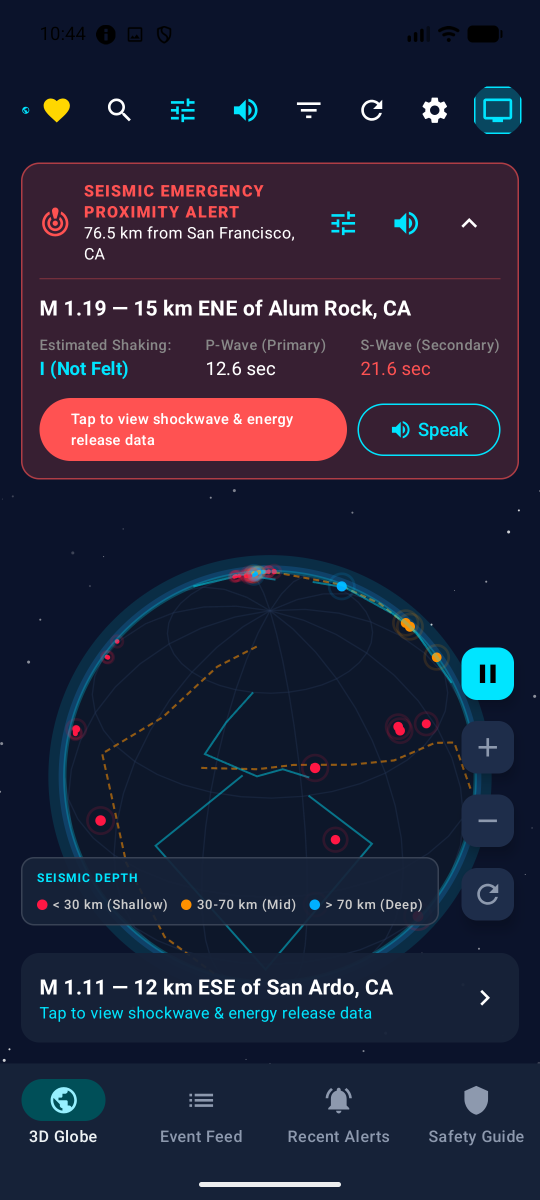
#> input picture screenshots/mobile/01_globe_main.png, 1080 x 2400 px (shown at 1/2 size)
$ python create_store_screenshots.py
#> lines starting #> are read from the running program, lines starting #| are printed output that depends on the picture; after the words box and inside, x2 and y2 are one past the last pixel; in counts of white or black regions, pixels touching at a corner belong together
#!/usr/bin/env python3
import os
import shutil
from PIL import Image, ImageDraw, ImageFont

WIDTH, HEIGHT = 1080, 2400

PHONE_CARDS = [
    {
        "badge": "3D SEISMIC VISUALIZATION",
        "title": "Interactive 3D Earth Globe",
        "subtitle": "Real-time USGS earthquake monitoring & tectonic plate arcs",
        "src": "screenshots/mobile/01_globe_main.png",
        "dst": "screenshots/store_listing/phone/01_3d_seismic_globe.png"
    },
    {
        "badge": "EARTHQUAKE PHYSICS",
        "title": "Wave Propagation Simulator",
        "subtitle": "Precise P & S wave arrival countdowns & TNT energy equivalent",
        "src": "screenshots/mobile/02_earthquake_detail.png",
        "dst": "screenshots/store_listing/phone/02_wave_propagation_simulator.png"
    },
    {
        "badge": "GLOBAL EVENT TELEMETRY",
        "title": "Worldwide Seismic Feed",
        "subtitle": "Live magnitude filters, focal depth indicators & felt reports",
        "src": "screenshots/mobile/03_event_feed.png",
        "dst": "screenshots/store_listing/phone/03_worldwide_event_feed.png"
    },
    {
        "badge": "HISTORICAL INSIGHTS",
        "title": "30-Day Trend Analytics",
        "subtitle": "Deep seismic frequency histograms & magnitude distribution",
        "src": "screenshots/mobile/04_seismic_analytics.png",
        "dst": "screenshots/store_listing/phone/04_seismic_trend_analytics.png"
    },
    {
        "badge": "PERSONAL PROTECTION",
        "title": "Immediate Proximity Alerts",
        "subtitle": "Continuous tremor detection within your designated safety radius",
        "src": "screenshots/mobile/05_recent_alerts.png",
        "dst": "screenshots/store_listing/phone/05_proximity_alerts_history.png"
    },
    {
        "badge": "LIFE-SAVING ACTION",
        "title": "Emergency Safety Protocols",
        "subtitle": "Instant Drop-Cover-Hold guidance & post-quake recovery checklist",
        "src": "screenshots/mobile/06_safety_guide.png",
        "dst": "screenshots/store_listing/phone/06_emergency_safety_protocols.png"
    },
    {
        "badge": "ACCESSIBLE ALERTS",
        "title": "Custom Radius & TTS Audio",
        "subtitle": "Fine-tune seismic thresholds, speech announcements & sirens",
        "src": "screenshots/mobile/07_proximity_settings.png",
        "dst": "screenshots/store_listing/phone/07_custom_radius_tts_audio.png"
    },
    {
        "badge": "EXPERIENCE & CONTROLS",
        "title": "Seismic Haptics & Dark Theme",
        "subtitle": "Shake-to-refresh g-force calibration & deep AMOLED themes",
        "src": "screenshots/mobile/08_support_development.png",
        "dst": "screenshots/store_listing/phone/08_seismic_haptics_dark_theme.png"
    }
]

TV_CARDS = [
    ("screenshots/tv/01_tv_screensaver_overview.png", "screenshots/store_listing/tv/01_tv_ambient_screensaver.png"),
    ("screenshots/tv/02_tv_quake_telemetry.png", "screenshots/store_listing/tv/02_tv_continuous_telemetry.png"),
    ("screenshots/tv/03_tv_quake_detail_dialog.png", "screenshots/store_listing/tv/03_tv_scientific_modal_dialog.png"),
    ("screenshots/tv/04_tv_cycle_next.png", "screenshots/store_listing/tv/04_tv_remote_dpad_cycling.png"),
    ("screenshots/tv/05_tv_cycle_prev.png", "screenshots/store_listing/tv/05_tv_fault_line_mapping.png"),
    ("screenshots/tv/06_tv_paused_state.png", "screenshots/store_listing/tv/06_tv_freeze_telemetry_inspection.png"),
    ("screenshots/tv/07_tv_major_magnitude_focus.png", "screenshots/store_listing/tv/07_tv_major_subduction_zones.png"),
    ("screenshots/tv/08_tv_global_seismicity.png", "screenshots/store_listing/tv/08_tv_global_ring_of_fire.png")
]

def make_gradient_bg(w, h):
#> called with w = 1080, h = 2400
    im = Image.new("RGB", (w, h), (7, 12, 22))
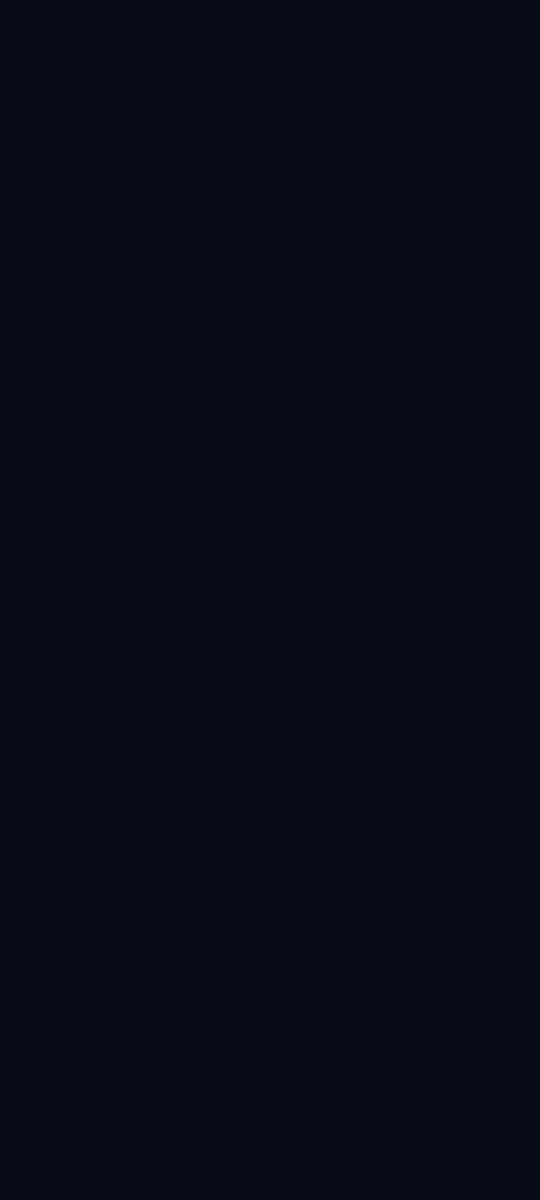
#> im: PIL image 1080x2400 RGB (shown at 1/2 size); mean R, G, B 7, 12, 22
    draw = ImageDraw.Draw(im)

    # Smooth background gradient from top to bottom
    for y in range(h):
        factor = y / h
        r = int(7 * (1 - factor) + 12 * factor)
        g = int(12 * (1 - factor) + 20 * factor)
        b = int(22 * (1 - factor) + 36 * factor)
        draw.line([(0, y), (w, y)], fill=(r, g, b))

    return im

def round_corners(im, radius):
    mask = Image.new('L', im.size, 0)
    draw = ImageDraw.Draw(mask)
    draw.rounded_rectangle([(0, 0), im.size], radius, fill=255)
    result = im.copy()
    result.putalpha(mask)
    return result

def render_phone_screenshot(card, font_title, font_sub, font_badge):
    os.makedirs(os.path.dirname(card["dst"]), exist_ok=True)
    canvas = make_gradient_bg(WIDTH, HEIGHT)
    draw = ImageDraw.Draw(canvas)

    # 1. Badge Pill
    badge_text = card["badge"]
    bbox_b = draw.textbbox((0, 0), badge_text, font=font_badge)
#> bbox_b = (0, 4, 274, 19)
    bw = (bbox_b[2] - bbox_b[0]) + 44
#> bw = 318
    bh = 46
    bx = (WIDTH - bw) // 2
#> bx = 381
    by = 120
    draw.rounded_rectangle(
        [bx, by, bx + bw, by + bh],
        radius=bh // 2,
        fill=(10, 36, 56),
        outline=(0, 229, 255),
        width=2
    )
    # Center text vertically in pill
    tw_b = bbox_b[2] - bbox_b[0]
#> tw_b = 274
    th_b = bbox_b[3] - bbox_b[1]
#> th_b = 15
    draw.text(
        (bx + (bw - tw_b) // 2, by + (bh - th_b) // 2 - bbox_b[1]),
        badge_text,
        font=font_badge,
        fill=(0, 229, 255)
    )

    # 2. Main Title
    title_text = card["title"]
    bbox_t = draw.textbbox((0, 0), title_text, font=font_title)
#> bbox_t = (0, 10, 721, 52)
    tw = bbox_t[2] - bbox_t[0]
#> tw = 721
    draw.text(((WIDTH - tw) // 2, by + bh + 24), title_text, font=font_title, fill=(255, 255, 255))

    # 3. Subtitle
    sub_text = card["subtitle"]
    bbox_s = draw.textbbox((0, 0), sub_text, font=font_sub)
#> bbox_s = (0, 5, 819, 32)
    sw = bbox_s[2] - bbox_s[0]
#> sw = 819
    draw.text(((WIDTH - sw) // 2, by + bh + 96), sub_text, font=font_sub, fill=(148, 163, 184))

    # 4. Device Mockup Frame
    src_img = Image.open(card["src"])
#> src_img is the input picture: PIL image 1080x2400 RGBA; mean R, G, B, A 35.6, 35.6, 56, 255

    # Crop status bar (top 105px) and gesture bar (bottom 55px)
    crop_top = 105
    crop_bottom = src_img.height - 55
    cropped_src = src_img.crop((0, crop_top, src_img.width, crop_bottom))
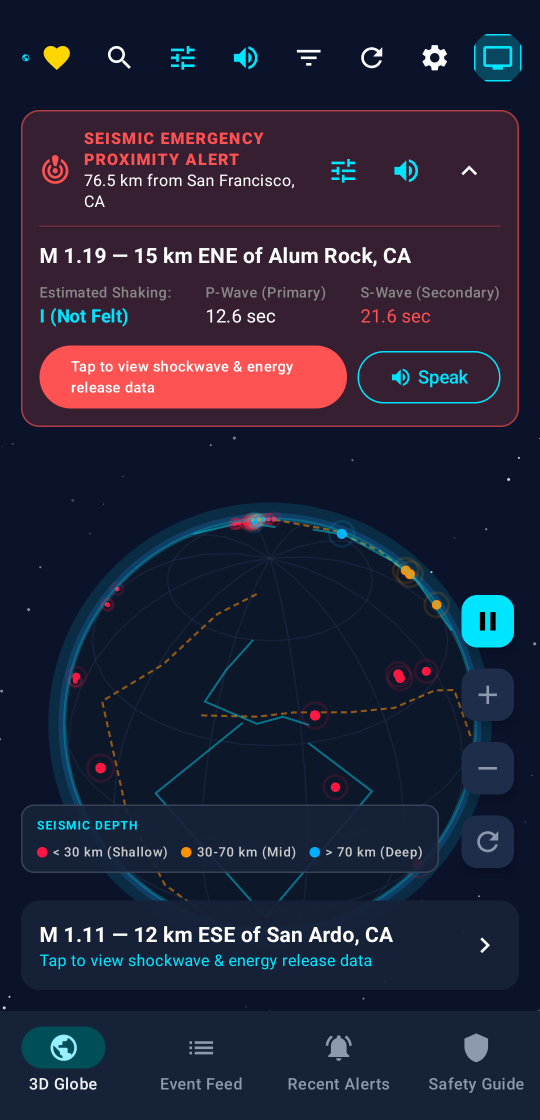
#> cropped_src: PIL image 1080x2240 RGBA (shown at 1/2 size); mean R, G, B, A 36.8, 36.2, 56.5, 255

    target_w = 880
    aspect = cropped_src.height / cropped_src.width
    target_h = int(target_w * aspect)

    scaled_shot = cropped_src.resize((target_w, target_h), Image.Resampling.LANCZOS).convert("RGBA")
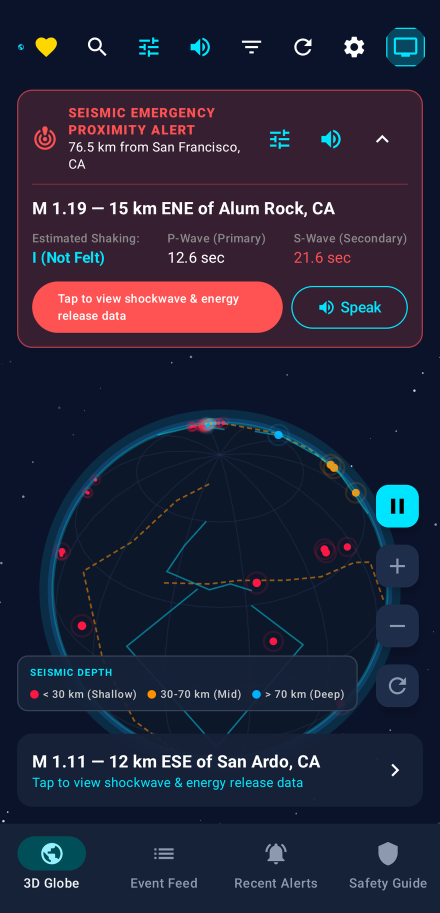
#> scaled_shot: PIL image 880x1825 RGBA (shown at 1/2 size); mean R, G, B, A 36.8, 36.2, 56.4, 255
    rounded_shot = round_corners(scaled_shot, radius=36)
#> in round_corners, `result.putalpha(mask)`:
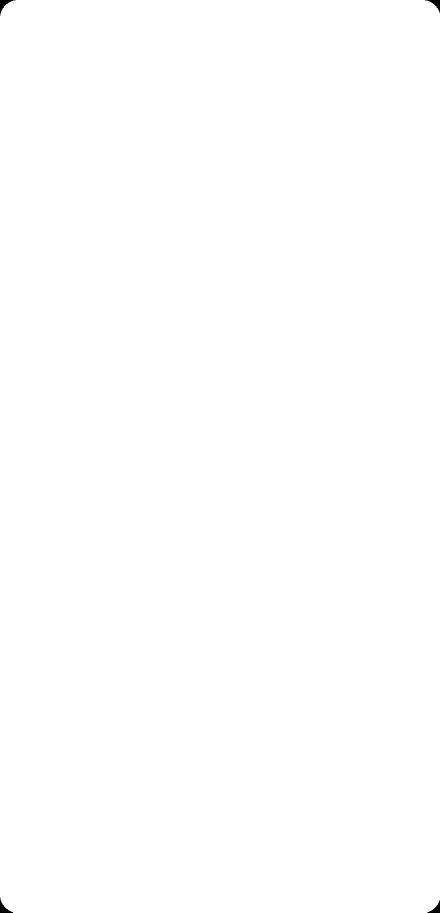
#> mask: PIL image 880x1825 L (shown at 1/2 size); 99.9% white; 4 black regions, box (x1, y1, x2, y2) and area: (0, 0, 31, 31) 287, (850, 0, 880, 26) 256, (0, 1795, 26, 1825) 256, (855, 1800, 880, 1825) 226

    phone_x = (WIDTH - target_w) // 2
    phone_y = by + bh + 165

    # Device Outer Frame / Bezel
    bezel = 14
    draw.rounded_rectangle(
        [phone_x - bezel, phone_y - bezel, phone_x + target_w + bezel, phone_y + target_h + bezel],
        radius=48,
        fill=(15, 23, 42),
        outline=(51, 65, 85),
        width=3
    )

    # Cyan accent border
    draw.rounded_rectangle(
        [phone_x - 2, phone_y - 2, phone_x + target_w + 2, phone_y + target_h + 2],
        radius=38,
        outline=(0, 229, 255),
        width=2
    )

    # Paste screenshot
    canvas.paste(rounded_shot, (phone_x, phone_y), rounded_shot)
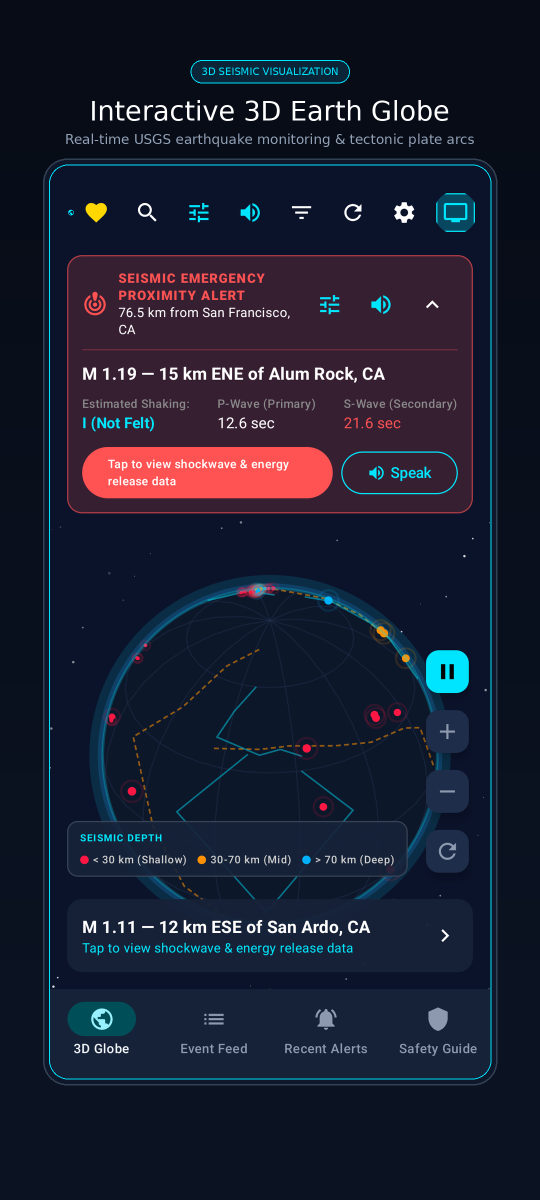
#> canvas: PIL image 1080x2400 RGB (shown at 1/2 size); mean R, G, B 27.5, 30.9, 48.5

    # Save optimized RGB PNG
    canvas.save(card["dst"], "PNG", optimize=True)
    print(f"Generated: {card['dst']}")

def main():
    font_title = ImageFont.truetype('/System/Library/Fonts/Supplemental/Arial Bold.ttf', 54)
    font_sub = ImageFont.truetype('/System/Library/Fonts/Supplemental/Arial.ttf', 27)
    font_badge = ImageFont.truetype('/System/Library/Fonts/Supplemental/Arial Bold.ttf', 20)

    print("Generating 8 Phone Store Listing Screenshots...")
    for card in PHONE_CARDS:
        render_phone_screenshot(card, font_title, font_sub, font_badge)
#> pass 2 of the loop in main, `for card in PHONE_CARDS:`:
#> bbox_b = (0, 4, 227, 22)
#> bw = 271
#> bx = 404
#> tw_b = 227
#> th_b = 18
#> bbox_t = (0, 10, 768, 62)
#> tw = 768
#> bbox_s = (0, 5, 867, 32)
#> sw = 867
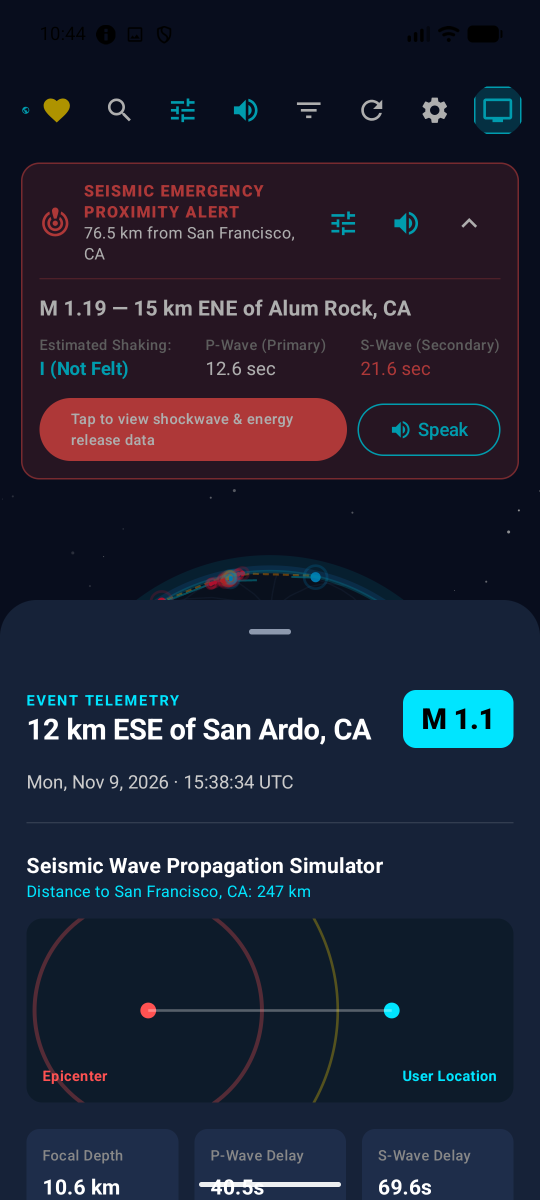
#> input picture screenshots/mobile/02_earthquake_detail.png, 1080 x 2400 px (shown at 1/2 size)
#> in render_phone_screenshot, src_img is the input picture: PIL image 1080x2400 RGBA; mean R, G, B, A 30.4, 33.8, 50.4, 255
#> in render_phone_screenshot (call 2), `cropped_src = src_img.crop((0, crop_top, src_img.width, crop_bottom))`:
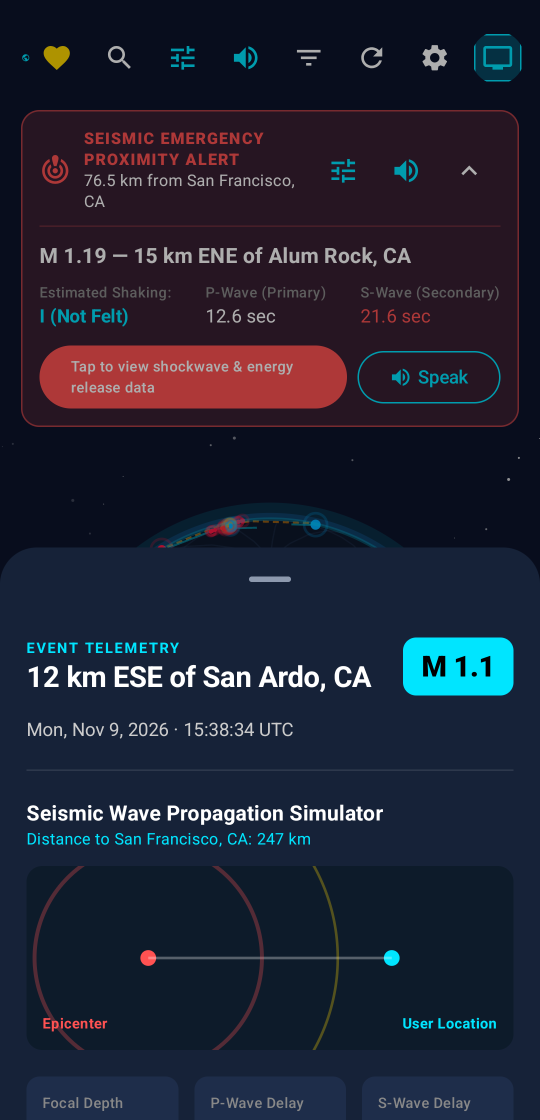
#> cropped_src: PIL image 1080x2240 RGBA (shown at 1/2 size); mean R, G, B, A 30.9, 34, 50.4, 255
#> in render_phone_screenshot (call 2), `canvas.paste(rounded_shot, (phone_x, phone_y), rounded_shot)`:
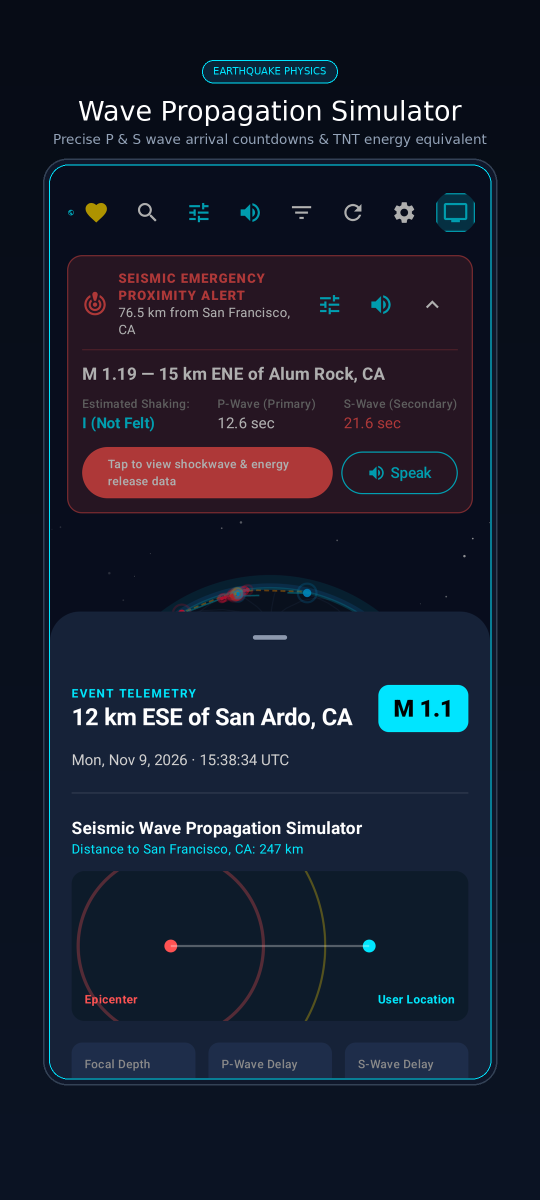
#> canvas: PIL image 1080x2400 RGB (shown at 1/2 size); mean R, G, B 23.9, 29.5, 44.8
#> pass 3 of the loop in main, `for card in PHONE_CARDS:`:
#> bbox_b = (0, 4, 275, 19)
#> bw = 319
#> bx = 380
#> tw_b = 275
#> th_b = 15
#> bbox_t = (0, 10, 653, 52)
#> tw = 653
#> bbox_s = (0, 5, 793, 32)
#> sw = 793
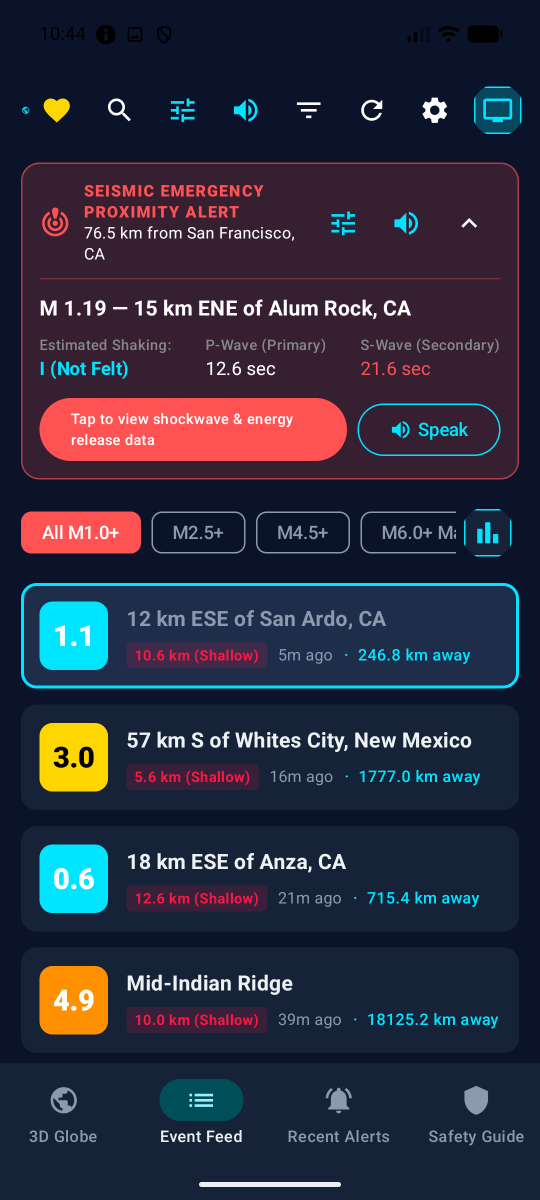
#> input picture screenshots/mobile/03_event_feed.png, 1080 x 2400 px (shown at 1/2 size)
#> in render_phone_screenshot, src_img is the input picture: PIL image 1080x2400 RGBA; mean R, G, B, A 44.5, 44.2, 62.7, 255
#> in render_phone_screenshot (call 3), `scaled_shot = cropped_src.resize((target_w, target_h), Image.Resamplin..`:
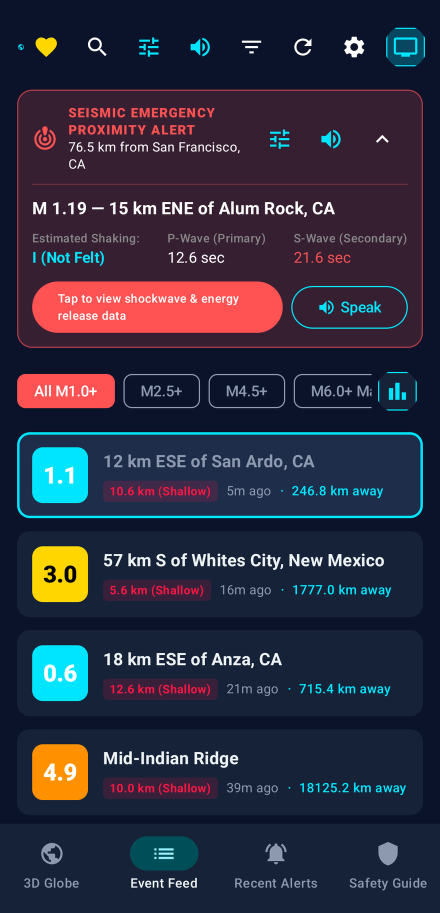
#> scaled_shot: PIL image 880x1825 RGBA (shown at 1/2 size); mean R, G, B, A 46.4, 45.4, 63.6, 255
#> in render_phone_screenshot (call 3), `canvas.paste(rounded_shot, (phone_x, phone_y), rounded_shot)`:
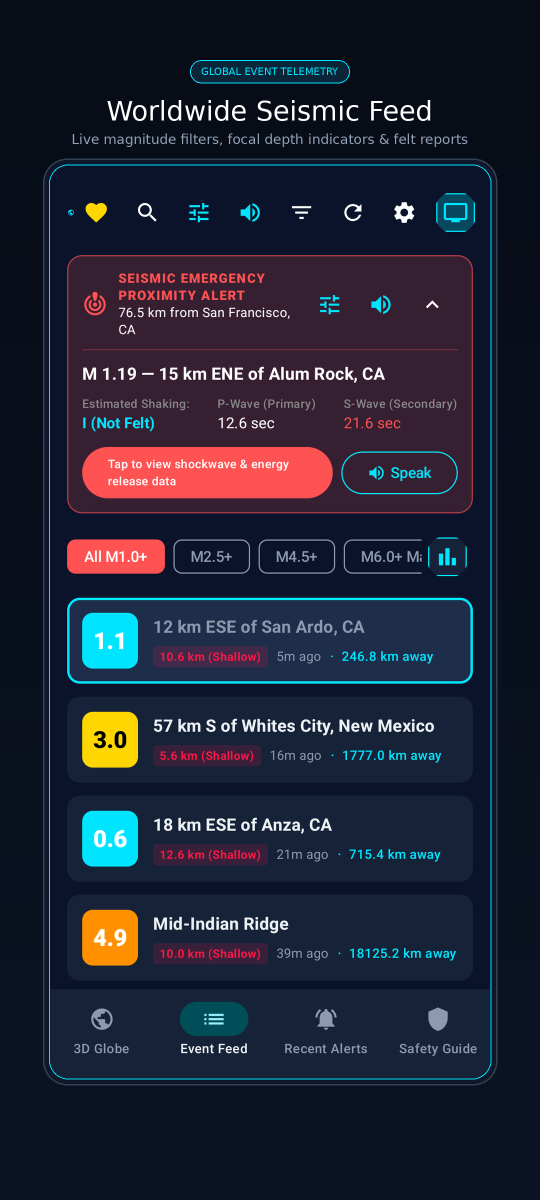
#> canvas: PIL image 1080x2400 RGB (shown at 1/2 size); mean R, G, B 33.4, 36.6, 53
#> the loop made 4 passes; the first 3 are shown

    print("\nCopying and verifying 8 Android TV 1080p Store Listing Screenshots...")
    os.makedirs("screenshots/store_listing/tv", exist_ok=True)
    for src, dst in TV_CARDS:
        shutil.copyfile(src, dst)
        print(f"Verified TV: {dst}")

    print("\nAll Store Listing Screenshots ready!")

if __name__ == "__main__":
#> (the run stopped early here; a loop or call above may not have finished)
